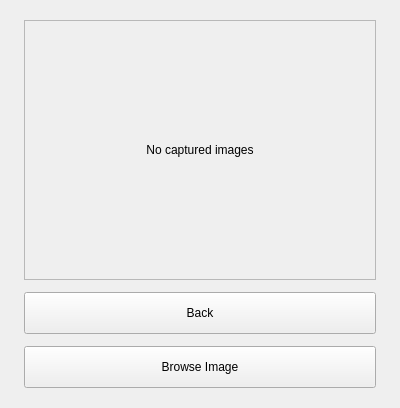
<?xml version="1.0" encoding="UTF-8"?>
<ui version="4.0">
 <class>ShowImagePage</class>
 <widget class="QWidget" name="ShowImagePage">
  <property name="geometry">
   <rect>
    <x>0</x>
    <y>0</y>
    <width>400</width>
    <height>300</height>
   </rect>
  </property>
    <property name="windowTitle">
     <string>View Images</string>
    </property>
    <layout class="QVBoxLayout" name="showImagePageLayout">
     <property name="spacing">
        <number>12</number>
     </property>
     <property name="leftMargin">
        <number>24</number>
     </property>
     <property name="topMargin">
        <number>20</number>
     </property>
     <property name="rightMargin">
        <number>24</number>
     </property>
     <property name="bottomMargin">
        <number>20</number>
     </property>
     <item>
        <widget class="QLabel" name="label_show_image">
         <property name="minimumSize">
            <size>
             <width>320</width>
             <height>260</height>
            </size>
         </property>
         <property name="text">
            <string>No captured images</string>
         </property>
         <property name="alignment">
            <set>Qt::AlignCenter</set>
         </property>
         <property name="frameShape">
            <enum>QFrame::StyledPanel</enum>
         </property>
         <property name="frameShadow">
            <enum>QFrame::Raised</enum>
         </property>
         <property name="sizePolicy">
            <sizepolicy hsizetype="Expanding" vsizetype="Expanding">
             <horstretch>0</horstretch>
             <verstretch>1</verstretch>
            </sizepolicy>
         </property>
        </widget>
     </item>
     <item>
        <widget class="QPushButton" name="button_exit">
         <property name="minimumSize">
            <size>
             <width>0</width>
             <height>42</height>
            </size>
         </property>
         <property name="text">
            <string>Back</string>
         </property>
        </widget>
     </item>
     <item>
        <widget class="QPushButton" name="button_browse">
            <property name="minimumSize">
                <size>
                    <width>0</width>
                    <height>42</height>
                </size>
            </property>
            <property name="text">
                <string>Browse Image</string>
            </property>
        </widget>
     </item>

    </layout>
 </widget>
 <resources/>
 <connections/>
</ui>
